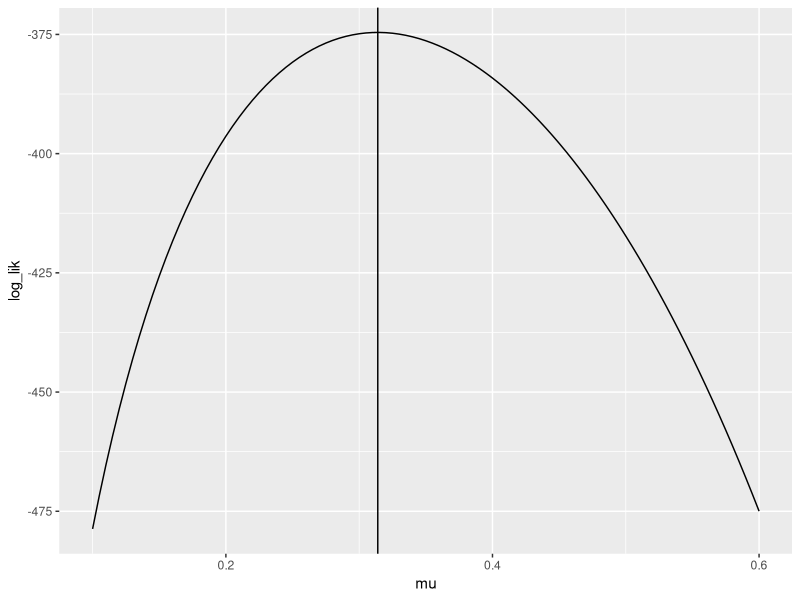
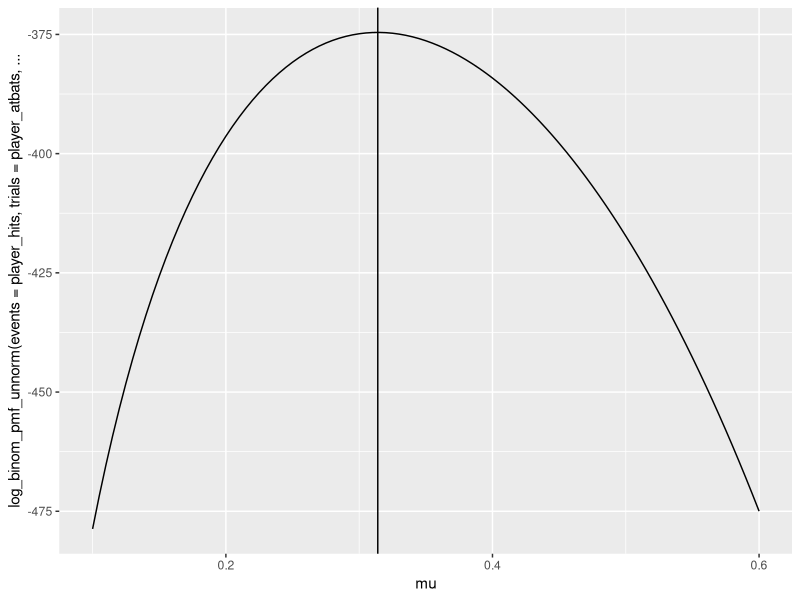
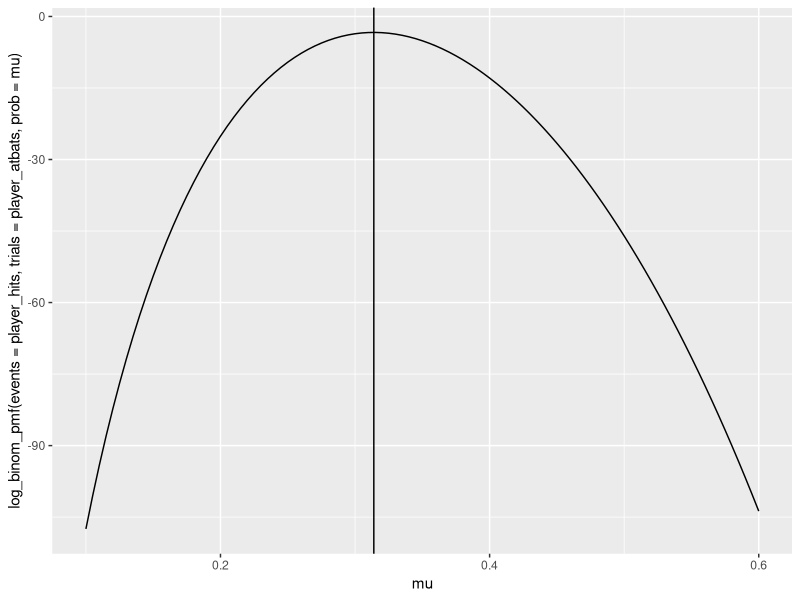
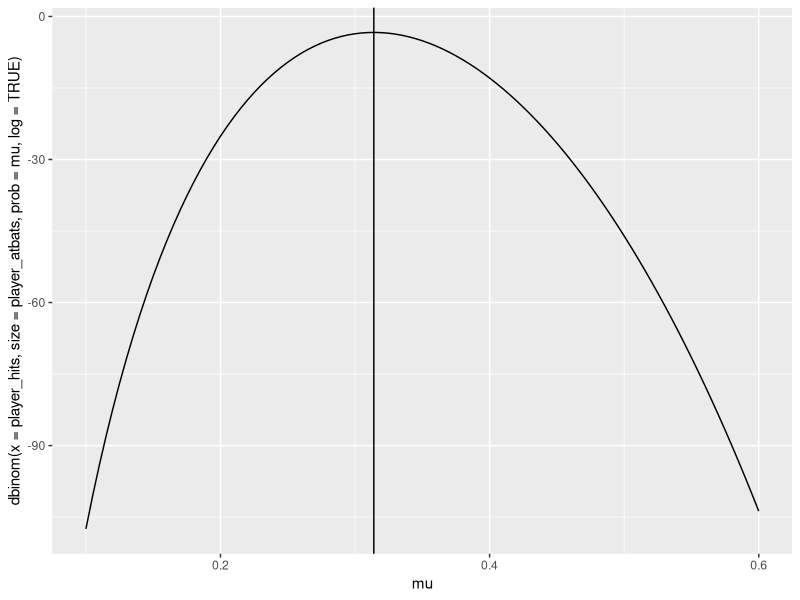
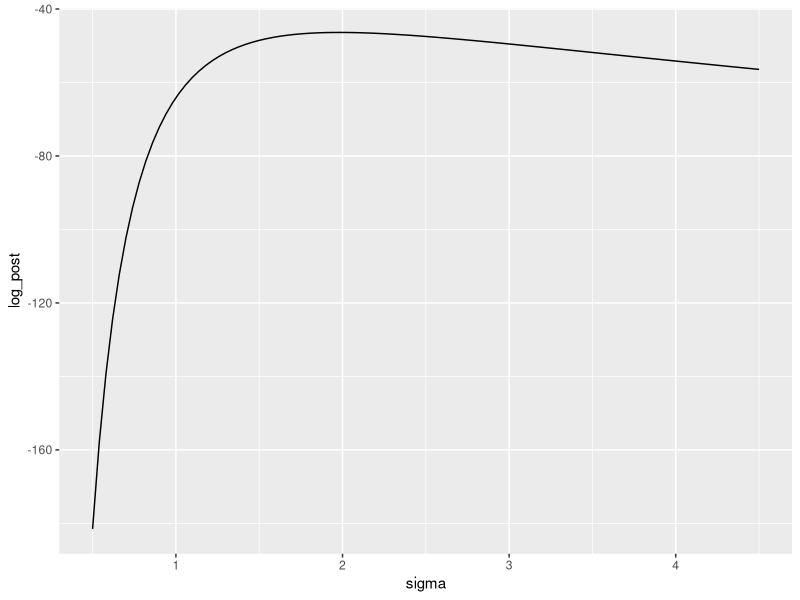
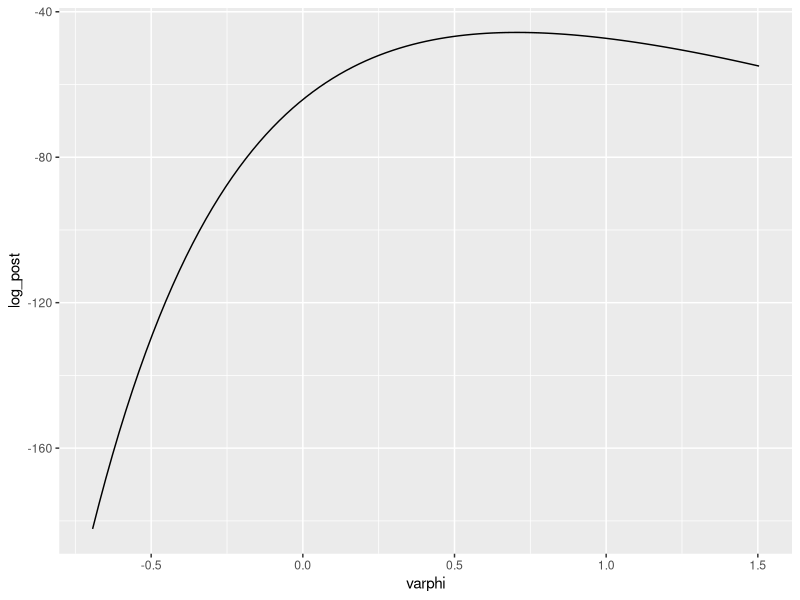

The R script that drew these images, in order:
## ---- chunk 1
knitr::opts_chunk$set(echo = TRUE)
## ---- chunk 2
library(dplyr)
library(ggplot2)
## ---- chunk 3
player_hits <- 189
player_atbats <- 602
## ---- chunk 4
player_mle <- player_hits/player_atbats
player_mle
## ---- chunk 5
tibble::tibble(
  mu =  seq(0.1, 0.6, length.out = 101)
) %>% 
  mutate(log_lik = log(mu)*player_hits + (player_atbats-player_hits)*log(1-mu))%>%
  ggplot(mapping = aes(x = mu, y = log_lik))+geom_line()+geom_vline(xintercept = player_mle)
 
## ---- chunk 6
my_example_function <- function(input_1, input_2)
{
  result <- input_1 *input_2
   print(result)
  
  ### return objects with return()
}
## ---- chunk 7
my_example_function(1, 2)

my_example_function(input_1 = 1, input_2 = 2)
## ---- chunk 8
### set the input arguments !!!
log_binom_pmf_unnorm <- function(events, trials, prob )
{
  # assign log_lik
  log_lik = log(prob)*events + (trials-events)*log(1-prob)
  return(log_lik)
  # return log_lik
}
## ---- chunk 9
tibble::tibble(
  mu = seq(0.1, 0.6, length.out = 101)
) %>% 
  mutate(log_binom_pmf_unnorm(events=player_hits, trials=player_atbats, prob=mu))%>%
  ggplot(mapping = aes(x = mu, y = log_binom_pmf_unnorm(events=player_hits, trials=player_atbats, prob=mu)))+geom_line()+geom_vline(xintercept = player_mle)
## ---- chunk 10
### set the input arguments!
log_binom_pmf <- function(events, trials, prob )
{
  # assign log_lik
  log_lik = lchoose(trials,events)+log(prob)*events + (trials-events)*log(1-prob)
  return(log_lik)
  # return log_lik
}
## ---- chunk 11
tibble::tibble(
  mu = seq(0.1, 0.6, length.out = 101)
) %>% 
  mutate(log_binom_pmf(events=player_hits, trials=player_atbats, prob=mu))%>%
  ggplot(mapping = aes(x = mu, y = log_binom_pmf(events=player_hits, trials=player_atbats, prob=mu)))+geom_line()+geom_vline(xintercept = player_mle)
## ---- chunk 12
exp(log_binom_pmf(events=189, trials=602, prob=0.3))
## ---- chunk 13
dbinom(x = 189, size = 602, prob = .3)
## ---- chunk 14
tibble::tibble(
  mu = seq(0.1, 0.6, length.out = 101)
) %>% 
  mutate(dbinom(x=player_hits, size=player_atbats, prob=mu, log = TRUE))%>%
  ggplot(mapping = aes(x = mu, y = dbinom(x=player_hits, size=player_atbats, prob=mu, log = TRUE)))+geom_line()+geom_vline(xintercept = player_mle)
## ---- chunk 15
coin_probs <- dbinom(x = 0:5, size = 11, prob = 0.25)

# print to screen
print(coin_probs)

# length?
length(coin_probs)
## ---- chunk 16
sum(coin_probs)
## ---- chunk 17
pbinom(q = 5, size = 11, prob = 0.25)
## ---- chunk 18
pbinom(q = 195, size = 602, prob = 0.3)-pbinom(q = 174, size = 602, prob = 0.3)
sum(dbinom(x = 165:205, size = 602, prob = 0.3))

## ---- chunk 19
a_prior <- 41.76
b_prior <- 108.32
start_hits <- 6
start_atbats <- 30
## ---- chunk 20
start_mle = start_hits/start_atbats
## ---- chunk 21
prior_mean = a_prior/(a_prior+b_prior)
## ---- chunk 22
prior_atbats = a_prior+b_prior
## ---- chunk 23
vec = c("quantile_0.05" = qbeta(p = 0.05, shape1 = a_prior, shape2 = b_prior), "start_mle" = start_mle, "quantile_0.95" = qbeta(p = 0.95, shape1 = a_prior, shape2 = b_prior), "player_mle" = player_mle)
vec
## ---- chunk 24
a_post_start <- a_prior + start_hits
b_post_start <- b_prior + start_atbats - start_hits

a_post_player <- a_prior + player_hits
b_post_player <- b_prior + player_atbats - player_hits
## ---- chunk 25
post_mean_start <- a_post_start/(a_post_start+b_post_start)

post_mean_player <- a_post_player/(a_post_player+b_post_player)
## ---- chunk 26
vec_start = c("quantile_0.05_start" = qbeta(p = 0.05, shape1 = a_post_start, shape2 = b_post_start), "start_mle" = start_mle, "quantile_0.95_start" = qbeta(p = 0.95, shape1 = a_post_start, shape2 = b_post_start))
"Result based on first 30 at bats:"
vec_start
## ---- chunk 27
vec_player = c("quantile_0.05_start" = qbeta(p = 0.05, shape1 = a_post_player, shape2 = b_post_player), "player_mle" = player_mle, "quantile_0.95_start" = qbeta(p = 0.95, shape1 = a_post_player, shape2 = b_post_player))
"Result based on all 602 at bats:"
vec_player
## ---- chunk 28
"The prior probability that is greater than 0.3:"
1 - pbeta(q = 0.3, shape1 = a_prior, shape2 = b_prior)
"The posterior probability that is greater than 0.3:"
1 - pbeta(q = 0.3, shape1 = a_post_player, shape2 = b_post_player)
## ---- chunk 29
N <- 21
v <- 4.2
## ---- chunk 30
### set input arguments !!!
log_post_sigma_unnorm <- function(sigma, N, v, lambda)
{
  log_post_sigma = -N*log(sigma*sqrt(2*pi))-(N*v)/(2*sigma^2)-lambda*sigma
  return(log_post_sigma)
}

## ---- chunk 31
tibble::tibble(
  sigma = seq(0.5, 4.5, length.out = 101)
) %>% 
  mutate(log_post=log_post_sigma_unnorm(sigma=sigma, N=N, v=v, lambda=0.75))%>%
  ggplot(mapping= aes(x = sigma, y = log_post))+geom_line()
## ---- chunk 32
### set the input arguments !!!
log_post_varphi_unnorm <- function(varphi, N, v, lambda )
{
  # back-calculate sigma given varphi
  sigma <- exp(varphi)
  
  # calculate the unnormalized log-posterior on sigma
  log_post <- log_post_sigma_unnorm(sigma=sigma, N=N, v=v, lambda=0.75)
  
  # account for the derivative adjustment
  log_post_varphi=log_post+varphi
  return(log_post_varphi)
  
}
## ---- chunk 33
tibble::tibble(
  varphi = seq(log(0.5), log(4.5), length.out = 101)
) %>% 
  mutate(log_post=log_post_varphi_unnorm(varphi=varphi, N=N, v=v, lambda=0.75))%>%
  ggplot(mapping= aes(x = varphi, y = log_post))+geom_line()
